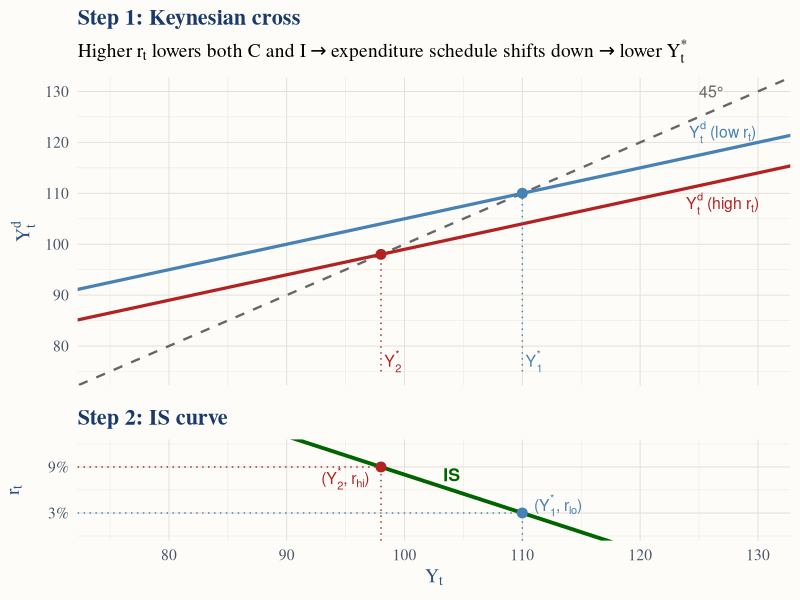
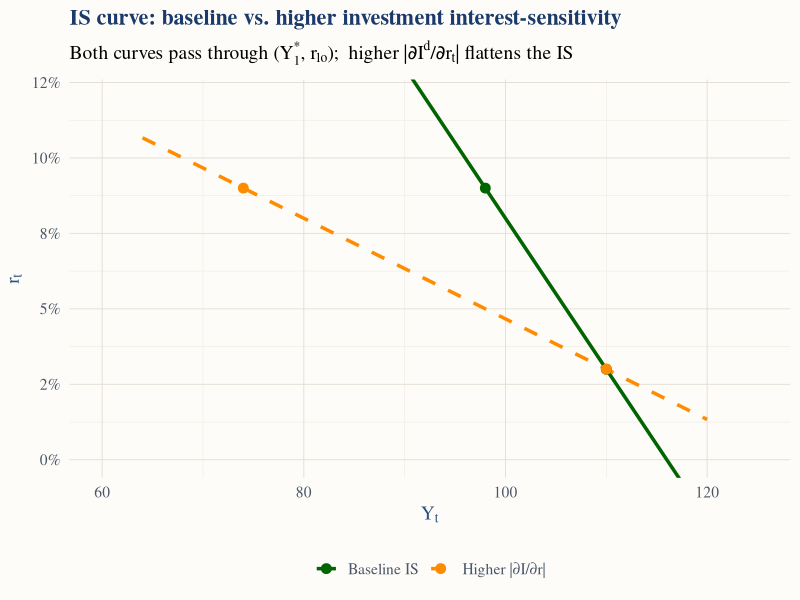
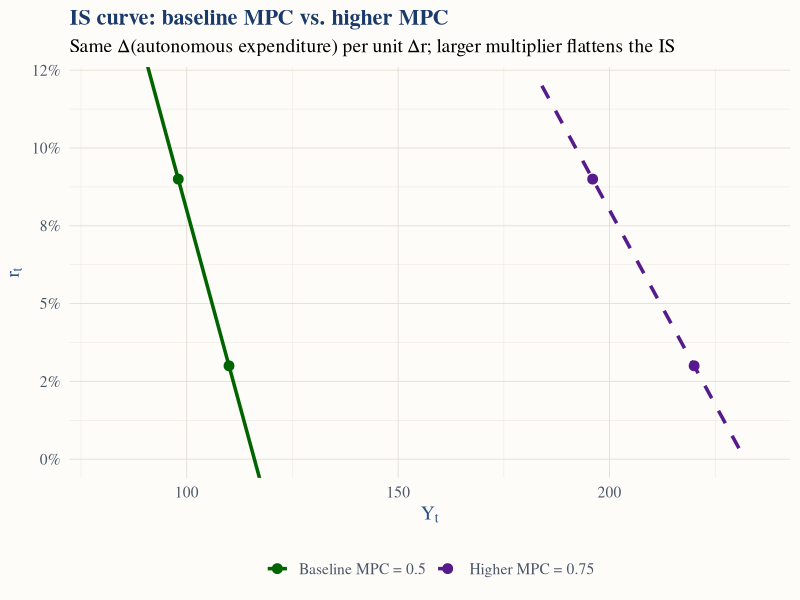
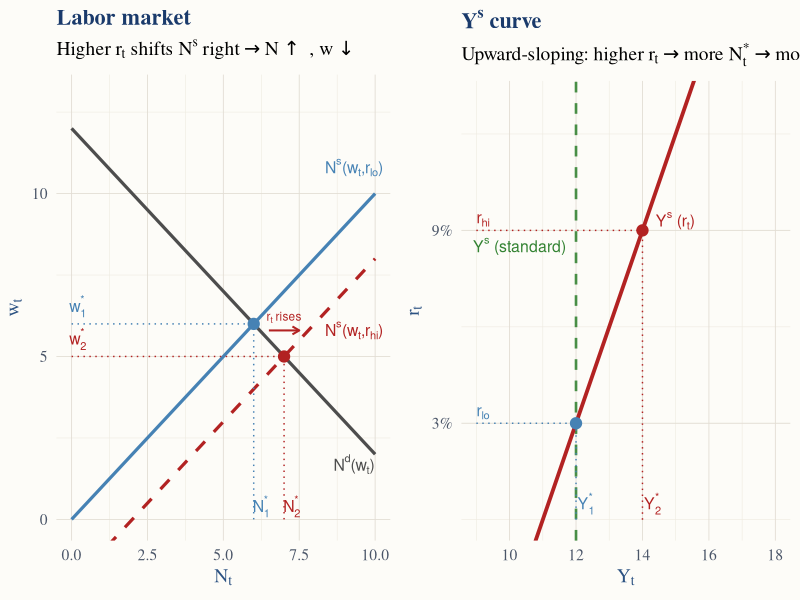

These charts were generated, in order, by the following R code:
## ---- chunk 1
#| label: setup
#| include: false

knitr::opts_chunk$set(echo = TRUE, warning = FALSE, message = FALSE)
library(tidyverse)

# Custom ggplot theme matching the document CSS (Option C: warm off-white + navy)
theme_econ503 <- theme_minimal(base_size = 14, base_family = "serif") +
  theme(
    plot.background   = element_rect(fill = "#fdfcf8", color = NA),
    panel.background  = element_rect(fill = "#fdfcf8", color = NA),
    panel.grid.major  = element_line(color = "#e2ddd4", linewidth = 0.3),
    panel.grid.minor  = element_line(color = "#eeeae0", linewidth = 0.2),
    plot.title        = element_text(color = "#1a3a6b", face = "bold", size = 16),
    axis.title        = element_text(color = "#2c5282"),
    axis.text         = element_text(color = "#4a5568"),
    legend.background = element_rect(fill = "#fdfcf8", color = NA),
    legend.text       = element_text(color = "#4a5568"),
    legend.position   = "bottom"
  )

# Set as default theme for all plots
theme_set(theme_econ503)
## ---- chunk 2
#| label: fig-ex181-part-a
#| fig-cap: "Keynesian cross (top panel) and IS curve (bottom panel) for a generic consumption and investment demand specification. When the real interest rate rises from $r_{\\text{lo}}$ (blue) to $r_{\\text{hi}}$ (red), the expenditure schedule shifts down and equilibrium output falls from $Y_1^*$ to $Y_2^*$. Each $(Y_t^*, r_t)$ pair maps to one point on the downward-sloping IS curve."
#| fig-alt: "Two stacked panels. Top: 45-degree line with two expenditure schedules; blue line intersects at higher output Y1, red at lower output Y2. Bottom: downward-sloping IS curve through both equilibria."
#| fig-height: 6

# ── Parameters ────────────────────────────────────────────────────────────────
mpc   <- 0.5
r_lo  <- 0.03;  a_lo <- 55   # autonomous spending at low r → Y* = 55/0.5 = 110
r_hi  <- 0.09;  a_hi <- 49   # autonomous spending at high r → Y* = 49/0.5 = 98

Y1 <- a_lo / (1 - mpc)   # 110
Y2 <- a_hi / (1 - mpc)   # 98
Y_range <- c(75, 130)

# IS slope for extension
is_slope <- (r_hi - r_lo) / (Y2 - Y1)
is_ext   <- tibble(
  Y = c(82, 122),
  r = c(r_lo + (82  - Y1) * is_slope,
        r_lo + (122 - Y1) * is_slope)
)

# ── Top panel: Keynesian cross ────────────────────────────────────────────────
p_top <- ggplot() +
  geom_abline(slope = 1, intercept = 0,
              color = "gray40", linetype = "dashed", linewidth = 0.8) +
  geom_abline(slope = mpc, intercept = a_lo,
              color = "steelblue", linewidth = 1.1) +
  geom_abline(slope = mpc, intercept = a_hi,
              color = "firebrick", linewidth = 1.1) +
  geom_segment(aes(x = Y1, xend = Y1, y = 75, yend = Y1),
               linetype = "dotted", color = "steelblue") +
  geom_segment(aes(x = Y2, xend = Y2, y = 75, yend = Y2),
               linetype = "dotted", color = "firebrick") +
  geom_point(aes(x = c(Y1, Y2), y = c(Y1, Y2)),
             color = c("steelblue", "firebrick"), size = 3) +
  annotate("text", x = 127, y = 127 * mpc + a_lo + 3.5,
           label = expression(Y[t]^d ~ "(low" ~ r[t] * ")"),
           color = "steelblue", size = 4) +
  annotate("text", x = 127, y = 127 * mpc + a_hi - 4.5,
           label = expression(Y[t]^d ~ "(high" ~ r[t] * ")"),
           color = "firebrick", size = 4) +
  annotate("text", x = Y1+1, y = 77,
           label = expression(Y[1]^"*"), color = "steelblue", size = 4) +
  annotate("text", x = Y2+1, y = 77,
           label = expression(Y[2]^"*"), color = "firebrick", size = 4) +
  annotate("text", x = 125, y = 130,
           label = "45°", color = "gray40", hjust = 0, size = 4) +
  coord_cartesian(xlim = Y_range, ylim = Y_range) +
  labs(x = NULL, y = expression(Y[t]^d),
       title = "Step 1: Keynesian cross",
       subtitle = expression(
         "Higher" ~ r[t] ~ "lowers both C and I" %->%
           "expenditure schedule shifts down" %->% "lower" ~ Y[t]^"*"
       )) +
  theme(axis.text.x  = element_blank(),
        axis.ticks.x = element_blank())

# ── Bottom panel: IS curve ────────────────────────────────────────────────────
p_bot <- ggplot() +
  geom_line(data = is_ext, aes(x = Y, y = r),
            color = "darkgreen", linewidth = 1.3) +
  geom_point(aes(x = c(Y1, Y2), y = c(r_lo, r_hi)),
             color = c("steelblue", "firebrick"), size = 3) +
  geom_segment(aes(x = Y1, xend = Y1, y = -Inf, yend = r_lo),
               linetype = "dotted", color = "steelblue") +
  geom_segment(aes(x = Y2, xend = Y2, y = -Inf, yend = r_hi),
               linetype = "dotted", color = "firebrick") +
  geom_segment(aes(x = -Inf, xend = Y1, y = r_lo, yend = r_lo),
               linetype = "dotted", color = "steelblue") +
  geom_segment(aes(x = -Inf, xend = Y2, y = r_hi, yend = r_hi),
               linetype = "dotted", color = "firebrick") +
  annotate("text", x = 104, y = 0.08,
           label = "IS", color = "darkgreen", fontface = "bold", size = 4.5) +
  annotate("text", x = Y1 + 1, y = r_lo + 0.01,
           label = expression("(" * Y[1]^"*" * "," ~ r[lo] * ")"),
           color = "steelblue", hjust = 0, size = 4) +
  annotate("text", x = Y2 - 1, y = r_hi - 0.015,
           label = expression("(" * Y[2]^"*" * "," ~ r[hi] * ")"),
           color = "firebrick", hjust = 1, size = 4) +
  scale_y_continuous(labels = scales::percent_format(accuracy = 1),
                     breaks = c(r_lo, r_hi)) +
  coord_cartesian(xlim = Y_range, ylim = c(0, 0.12)) +
  labs(x = expression(Y[t]), y = expression(r[t]),
       title = "Step 2: IS curve")

# ── Align widths and arrange ──────────────────────────────────────────────────
p_top_g <- ggplotGrob(p_top)
p_bot_g <- ggplotGrob(p_bot)
p_top_g$widths <- p_bot_g$widths <-
  grid::unit.pmax(p_top_g$widths, p_bot_g$widths)
gridExtra::grid.arrange(p_top_g, p_bot_g, nrow = 2, heights = c(2, 1))
## ---- chunk 3
#| label: fig-ex181-part-b
#| fig-cap: "Effect of higher investment interest-sensitivity on the IS curve. With a larger $|\\partial I^d/\\partial r_t|$ (orange dashed curve), the same rise in $r_t$ depresses output by more, producing a flatter IS curve than the baseline (green solid)."
#| fig-alt: "Two downward-sloping IS curves from a common point at r-lo. The steeper baseline IS and the flatter high-sensitivity IS diverge as r rises, with the flatter curve reaching a much lower output level."
#| fig-height: 4

# ── Parameters ────────────────────────────────────────────────────────────────
# Baseline (same as part a): Y1=110 at r_lo=0.03, Y2=98 at r_hi=0.09
# High sensitivity: same r values but larger drop in AE → larger drop in Y*

mpc     <- 0.5
r_lo    <- 0.03;  r_hi <- 0.09

# Baseline IS (from part a)
Y1_base <- 110;  Y2_base <- 98

# High-sensitivity IS: autonomous spending falls twice as much for same Δr
# Δ(autonomous) goes from 6 to 18  →  ΔY* goes from 12 to 36
Y1_sens <- 110;  Y2_sens <- 74    # same starting point, larger drop

# Build IS line segments extended beyond the two anchor points
build_is <- function(Y_lo, Y_hi, r_lo, r_hi, extend = 10) {
  slope <- (r_hi - r_lo) / (Y_hi - Y_lo)
  tibble(
    Y = c(Y_lo + extend, Y_hi - extend),
    r = c(r_lo + extend * slope, r_hi - extend * slope)
  )
}

is_base <- build_is(Y1_base, Y2_base, r_lo, r_hi)
is_sens <- build_is(Y1_sens, Y2_sens, r_lo, r_hi)

ggplot() +
  geom_line(data = is_base, aes(x = Y, y = r, color = "Baseline IS"),
            linewidth = 1.2) +
  geom_line(data = is_sens, aes(x = Y, y = r, color = "Higher |∂I/∂r|"),
            linewidth = 1.2, linetype = "dashed") +
  geom_point(aes(x = c(Y1_base, Y2_base), y = c(r_lo, r_hi),
                 color = rep("Baseline IS", 2)), size = 3) +
  geom_point(aes(x = c(Y1_sens, Y2_sens), y = c(r_lo, r_hi),
                 color = rep("Higher |∂I/∂r|", 2)), size = 3) +
  scale_color_manual(
    values = c("Baseline IS" = "darkgreen", "Higher |∂I/∂r|" = "darkorange"),
    name   = NULL
  ) +
  scale_y_continuous(labels = scales::percent_format(accuracy = 1)) +
  coord_cartesian(xlim = c(60, 125), ylim = c(0, 0.12)) +
  labs(
    x        = expression(Y[t]),
    y        = expression(r[t]),
    title    = "IS curve: baseline vs. higher investment interest-sensitivity",
    subtitle = expression(
      "Both curves pass through (" * Y[1]^"*" * "," ~ r[lo] * "); " ~
      "higher |" * partialdiff * I^d * "/" * partialdiff * r[t] * "| flattens the IS"
    )
  ) +
  theme(legend.position = "bottom")
## ---- chunk 4
#| label: fig-ex181-part-c
#| fig-cap: "Effect of a higher MPC on the IS curve. With a larger MPC (purple dashed), the multiplier is bigger: the same interest-rate-induced fall in autonomous spending is amplified into a larger output decline, flattening the IS curve relative to the baseline (green solid)."
#| fig-alt: "Two downward-sloping IS curves. The baseline IS has moderate slope. The high-MPC IS starts at the same point at r-lo but falls further to the right at r-hi, illustrating a flatter slope."
#| fig-height: 4

# ── Parameters ────────────────────────────────────────────────────────────────
r_lo <- 0.03;  r_hi <- 0.09

# Autonomous spending: identical across scenarios
# Δ(autonomous) = a_lo - a_hi = 6  for Δr = 0.06
a_lo <- 55;  a_hi <- 49

# Baseline MPC = 0.5 → multiplier = 2
mpc_base <- 0.5
Y1_base  <- a_lo / (1 - mpc_base)   # 110
Y2_base  <- a_hi / (1 - mpc_base)   # 98

# High MPC = 0.75 → multiplier = 4
mpc_high <- 0.75
Y1_high  <- a_lo / (1 - mpc_high)   # 220
Y2_high  <- a_hi / (1 - mpc_high)   # 196

is_base_c <- build_is(Y1_base, Y2_base, r_lo, r_hi, extend = 8)
is_high_c <- build_is(Y1_high, Y2_high, r_lo, r_hi, extend = 12)

ggplot() +
  geom_line(data = is_base_c, aes(x = Y, y = r, color = "Baseline MPC = 0.5"),
            linewidth = 1.2) +
  geom_line(data = is_high_c, aes(x = Y, y = r, color = "Higher MPC = 0.75"),
            linewidth = 1.2, linetype = "dashed") +
  geom_point(aes(x = c(Y1_base, Y2_base), y = c(r_lo, r_hi),
                 color = rep("Baseline MPC = 0.5", 2)), size = 3) +
  geom_point(aes(x = c(Y1_high, Y2_high), y = c(r_lo, r_hi),
                 color = rep("Higher MPC = 0.75", 2)), size = 3) +
  scale_color_manual(
    values = c("Baseline MPC = 0.5" = "darkgreen", "Higher MPC = 0.75" = "purple4"),
    name   = NULL
  ) +
  scale_y_continuous(labels = scales::percent_format(accuracy = 1)) +
  coord_cartesian(xlim = c(80, 235), ylim = c(0, 0.12)) +
  labs(
    x        = expression(Y[t]),
    y        = expression(r[t]),
    title    = "IS curve: baseline MPC vs. higher MPC",
    subtitle = "Same Δ(autonomous expenditure) per unit Δr; larger multiplier flattens the IS"
  ) +
  theme(legend.position = "bottom")
## ---- chunk 5
#| label: fig-ex182-ys-curve
#| fig-cap: "Graphical derivation of the $Y^s$ curve when $\\partial N^s/\\partial r_t > 0$. Left panel: labor market. At the higher interest rate $r_{\\text{hi}}$ (red), labor supply shifts right, raising equilibrium employment from $N_1^*$ to $N_2^*$ and lowering the real wage from $w_1^*$ to $w_2^*$. Right panel: the resulting $Y^s$ curve is upward-sloping in $(Y_t, r_t)$ space, in contrast to the vertical $Y^s$ of the standard model (green dashed)."
#| fig-alt: "Two side-by-side panels. Left: labor market with downward-sloping labor demand and two upward-sloping labor supply curves; the red curve (high r) lies to the right, giving a higher N* and lower w*. Right: upward-sloping Ys curve through two equilibrium points, with a vertical dashed line showing the standard-model Ys for comparison."
#| fig-height: 5
#| fig-width: 10

# ── Parameters ────────────────────────────────────────────────────────────────
r_lo <- 0.03;  r_hi <- 0.09

# Labor market (N on x-axis, w on y-axis)
# Labor demand:  w = 12 - N  (downward sloping)
# Labor supply at r_lo: w = N      → eq: 12 - N = N  → N1* = 6, w1* = 6
# Labor supply at r_hi: w = N - 2  → eq: 12 - N = N - 2  → N2* = 7, w2* = 5
N1_eq <- 6;  w1_eq <- 6
N2_eq <- 7;  w2_eq <- 5

# Production function: Y = 2*N  (linear for clear exposition)
Y1_eq <- 2 * N1_eq   # 12
Y2_eq <- 2 * N2_eq   # 14

# ── Left panel: labor market ──────────────────────────────────────────────────
N_range <- c(0, 10)
w_range <- c(0, 13)

# Build curve data
N_vals <- seq(0, 10, by = 0.1)
ld     <- tibble(N = N_vals, w = 12 - N_vals)        # labor demand
ls_lo  <- tibble(N = N_vals, w = N_vals)              # LS at r_lo
ls_hi  <- tibble(N = N_vals, w = N_vals - 2)          # LS at r_hi (shifted right)

p_labor <- ggplot() +
  # Curves
  geom_line(data = ld,    aes(x = N, y = w), color = "gray30",    linewidth = 1.1) +
  geom_line(data = ls_lo, aes(x = N, y = w), color = "steelblue", linewidth = 1.1) +
  geom_line(data = ls_hi, aes(x = N, y = w), color = "firebrick", linewidth = 1.1,
            linetype = "dashed") +
  # Equilibrium points
  geom_point(aes(x = c(N1_eq, N2_eq), y = c(w1_eq, w2_eq)),
             color = c("steelblue", "firebrick"), size = 3.5) +
  # Drop lines — vertical (N to x-axis)
  geom_segment(aes(x = N1_eq, xend = N1_eq, y = 0, yend = w1_eq),
               linetype = "dotted", color = "steelblue") +
  geom_segment(aes(x = N2_eq, xend = N2_eq, y = 0, yend = w2_eq),
               linetype = "dotted", color = "firebrick") +
  # Drop lines — horizontal (w to y-axis)
  geom_segment(aes(x = 0, xend = N1_eq, y = w1_eq, yend = w1_eq),
               linetype = "dotted", color = "steelblue") +
  geom_segment(aes(x = 0, xend = N2_eq, y = w2_eq, yend = w2_eq),
               linetype = "dotted", color = "firebrick") +
  # Curve labels
  annotate("text", x = 9.3, y = 12 - 9.3 - 1,
           label = expression(N^d * "(w"[t] * ")"),
           color = "gray30", size = 4) +
  annotate("text", x = 9.3, y = 9.3 + 1.5,
           label = expression(N^s * "(w"[t] * ",r"[lo] * ")"),
           color = "steelblue", size = 4) +
  annotate("text", x = 9.3, y = 9.3 - 3.5,
           label = expression(N^s * "(w"[t] * ",r"[hi] * ")"),
           color = "firebrick", size = 4) +
  # Equilibrium labels
  annotate("text", x = N1_eq + 0.25, y = 0.4,
           label = expression(N[1]^"*"), color = "steelblue", size = 4) +
  annotate("text", x = N2_eq + 0.25, y = 0.4,
           label = expression(N[2]^"*"), color = "firebrick", size = 4) +
  annotate("text", x = 0.2, y = w1_eq,
           label = expression(w[1]^"*"), color = "steelblue", size = 4, vjust = -0.3) +
  annotate("text", x = 0.2, y = w2_eq,
           label = expression(w[2]^"*"), color = "firebrick", size = 4, vjust = -0.3) +
  # Arrow showing rightward shift
  annotate("segment", x = 6.5, xend = 7.5, y = 5.8, yend = 5.8,
           arrow = arrow(length = unit(0.2, "cm"), ends = "last"),
           color = "firebrick", linewidth = 0.7) +
  annotate("text", x = 7, y = 6.2,
           label = expression(r[t] ~ "rises"),
           color = "firebrick", size = 3, hjust = 0.5) +
  coord_cartesian(xlim = N_range, ylim = w_range) +
  labs(x = expression(N[t]), y = expression(w[t]),
       title = "Labor market",
       subtitle = expression(
         "Higher" ~ r[t] ~ "shifts" ~ N^s ~ "right" %->%
           "N" %up% "" ~ "," ~ "w" %down% ""
       ))

# ── Right panel: Ys curve ─────────────────────────────────────────────────────
# Upward-sloping Ys through (Y1_eq, r_lo) and (Y2_eq, r_hi)
ys_slope <- (r_hi - r_lo) / (Y2_eq - Y1_eq)   # = 0.06 / 2 = 0.03
ys_data  <- tibble(
  Y = c(Y1_eq - 2, Y2_eq + 2),
  r = c(r_lo + (Y1_eq - 2 - Y1_eq) * ys_slope,
        r_hi + (Y2_eq + 2 - Y2_eq) * ys_slope)
)

p_ys <- ggplot() +
  # Standard vertical Ys (for comparison, at Y1_eq)
  geom_vline(xintercept = Y1_eq, color = "darkgreen", linetype = "dashed",
             linewidth = 0.9, alpha = 0.7) +
  # Upward-sloping Ys
  geom_line(data = ys_data, aes(x = Y, y = r),
            color = "firebrick", linewidth = 1.3) +
  # Equilibrium points
  geom_point(aes(x = c(Y1_eq, Y2_eq), y = c(r_lo, r_hi)),
             color = c("steelblue", "firebrick"), size = 3.5) +
  # Drop lines
  geom_segment(aes(x = Y1_eq, xend = Y1_eq, y = 0, yend = r_lo),
               linetype = "dotted", color = "steelblue") +
  geom_segment(aes(x = Y2_eq, xend = Y2_eq, y = 0, yend = r_hi),
               linetype = "dotted", color = "firebrick") +
  geom_segment(aes(x = 9,     xend = Y1_eq, y = r_lo, yend = r_lo),
               linetype = "dotted", color = "steelblue") +
  geom_segment(aes(x = 9,     xend = Y2_eq, y = r_hi, yend = r_hi),
               linetype = "dotted", color = "firebrick") +
  # Labels
  annotate("text", x = Y2_eq + 0.4, y = r_hi + 0.003,
           label = expression(Y^s ~ "(r"[t] * ")"),
           color = "firebrick", size = 4, hjust = 0) +
  annotate("text", x = Y1_eq - 0.3, y = r_hi - 0.005,
           label = expression(Y^s ~ "(standard)"),
           color = "darkgreen", size = 4, hjust = 1, alpha = 0.8) +
  annotate("text", x = Y1_eq + 0.3, y = 0.005,
           label = expression(Y[1]^"*"), color = "steelblue", size = 4) +
  annotate("text", x = Y2_eq + 0.3, y = 0.005,
           label = expression(Y[2]^"*"), color = "firebrick", size = 4) +
  annotate("text", x = 9.2, y = r_lo,
           label = expression(r[lo]), color = "steelblue", size = 4, vjust = -0.3) +
  annotate("text", x = 9.2, y = r_hi,
           label = expression(r[hi]), color = "firebrick", size = 4, vjust = -0.3) +
  scale_y_continuous(labels = scales::percent_format(accuracy = 1),
                     breaks = c(r_lo, r_hi)) +
  coord_cartesian(xlim = c(9, 18), ylim = c(0, 0.13)) +
  labs(x = expression(Y[t]), y = expression(r[t]),
       title = expression(bold(Y^s ~ "curve")),
       subtitle = expression(
         "Upward-sloping: higher" ~ r[t] %->%
           "more" ~ N[t]^"*" %->% "more" ~ Y[t]^s
       ))

# ── Arrange side by side ──────────────────────────────────────────────────────
p_lab_g <- ggplotGrob(p_labor)
p_ys_g  <- ggplotGrob(p_ys)
gridExtra::grid.arrange(p_lab_g, p_ys_g, ncol = 2)
